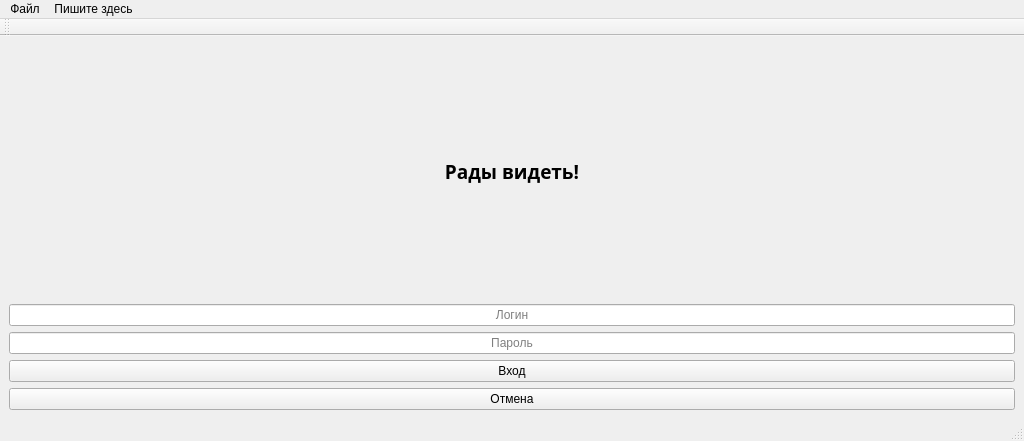
<?xml version="1.0" encoding="UTF-8"?>
<ui version="4.0">
 <class>MainWindow</class>
 <widget class="QMainWindow" name="MainWindow">
  <property name="geometry">
   <rect>
    <x>0</x>
    <y>0</y>
    <width>1024</width>
    <height>441</height>
   </rect>
  </property>
  <property name="windowTitle">
   <string>Форма входа</string>
  </property>
  <widget class="QWidget" name="centralwidget">
   <layout class="QGridLayout" name="gridLayout">
    <item row="0" column="0">
     <widget class="QLabel" name="label">
      <property name="font">
       <font>
        <family>Arial Black</family>
        <pointsize>14</pointsize>
        <weight>75</weight>
        <bold>true</bold>
       </font>
      </property>
      <property name="text">
       <string>Рады видеть!</string>
      </property>
      <property name="alignment">
       <set>Qt::AlignCenter</set>
      </property>
     </widget>
    </item>
    <item row="1" column="0">
     <widget class="QLineEdit" name="line_login">
      <property name="text">
       <string/>
      </property>
      <property name="alignment">
       <set>Qt::AlignCenter</set>
      </property>
      <property name="placeholderText">
       <string>Логин</string>
      </property>
     </widget>
    </item>
    <item row="2" column="0">
     <widget class="QLineEdit" name="lineEdit_2">
      <property name="text">
       <string/>
      </property>
      <property name="alignment">
       <set>Qt::AlignCenter</set>
      </property>
      <property name="placeholderText">
       <string>Пароль</string>
      </property>
     </widget>
    </item>
    <item row="3" column="0">
     <widget class="QPushButton" name="push_vhod">
      <property name="text">
       <string>Вход</string>
      </property>
      <property name="default">
       <bool>false</bool>
      </property>
     </widget>
    </item>
    <item row="4" column="0">
     <widget class="QPushButton" name="push_otmena">
      <property name="text">
       <string>Отмена</string>
      </property>
     </widget>
    </item>
   </layout>
  </widget>
  <widget class="QStatusBar" name="statusbar"/>
  <widget class="QToolBar" name="toolBar">
   <property name="windowTitle">
    <string>toolBar</string>
   </property>
   <attribute name="toolBarArea">
    <enum>TopToolBarArea</enum>
   </attribute>
   <attribute name="toolBarBreak">
    <bool>false</bool>
   </attribute>
  </widget>
  <widget class="QMenuBar" name="menubar">
   <property name="geometry">
    <rect>
     <x>0</x>
     <y>0</y>
     <width>1024</width>
     <height>21</height>
    </rect>
   </property>
   <widget class="QMenu" name="menu">
    <property name="title">
     <string>Файл</string>
    </property>
   </widget>
   <widget class="QMenu" name="menu_2">
    <property name="title">
     <string>Пишите здесь</string>
    </property>
   </widget>
   <addaction name="menu"/>
   <addaction name="menu_2"/>
  </widget>
 </widget>
 <resources/>
 <connections/>
</ui>
